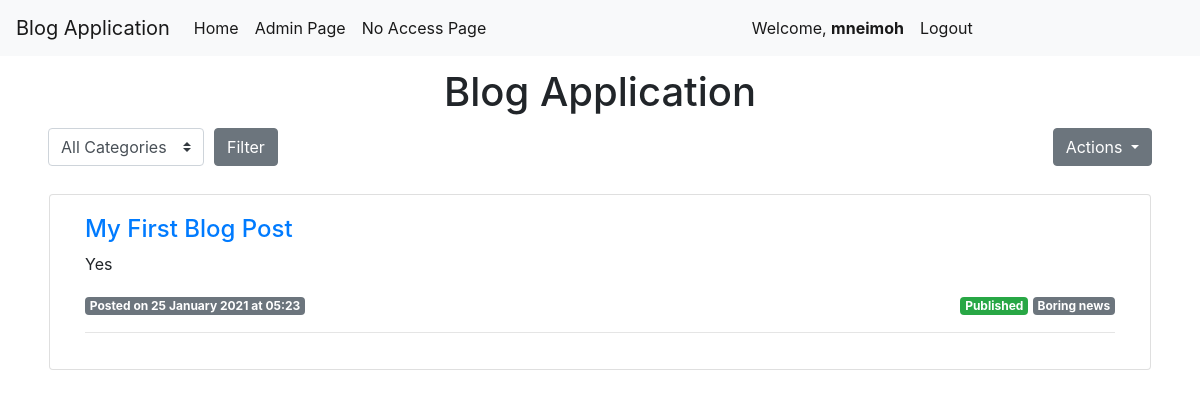
The app's page /myposts/ (signed in) with its own data.
### blogapp/models.py (models this page shows, shortened)
class Post(models.Model):
    title = models.CharField(max_length=255)
    author = models.ForeignKey(User, on_delete=models.CASCADE)
    body = models.TextField(blank=True)
    snippet = models.TextField()
    post_date = models.DateTimeField(auto_now_add=True)
    category = models.ForeignKey('Category', null=True, on_delete=models.SET_NULL)
    visible = models.BooleanField(default=False)
    likes = models.IntegerField(default=0)
    locked = models.BooleanField(default=False)

class Category(models.Model):
    name = models.CharField(max_length=128)
    def __str__(self):
        return self.name
    class Meta:
        verbose_name_plural = "categories"

### blogapp/views.py (the view)
# urls.py: path('myposts/', views.MyArticlesView, name='MyArticlesView'),
@login_required()
def MyArticlesView(request):
    posts = Post.objects.filter(author=request.user)
    categories = []
    for post in posts:
        if not post.category in categories:
            categories.append(post.category)
    category = ''
    if request.method == 'GET':
        if 'category' in request.GET:
            category = request.GET['category']
            if category != 'All':
                posts = posts.filter(category__name=category)
    ctx = {'posts' : posts.order_by('-post_date'), 'category' : category, 'categories' : categories,
        'view' : 'MyArticlesView'}
    return render(request, 'blogapp/mainview.html', ctx)

### blogapp/templates/blogapp/mainview.html (shortened to what this page needs)
{% extends "base.html" %}
{% block header %} Blog Application {% endblock %}
{% block content %}
    <div class="row">
        <div class="col">
            <div class="d-inline-block">
				<form method="GET">
					<div class="form-row align-items-center">
						<div class="col-auto my-1">
							<select class="custom-select mr-sm-2" name="category">
								<option value='All'>All Categories</option>
							</select>
						</div>
						<div class="col-auto my-1">
							<button type="submit" class="btn btn-secondary">Filter</button>
						</div>
					</div>
				</form>
			</div>
			<div class="float-right my-1">
				<div class="btn-group">
					<button type="button" class="btn btn-secondary dropdown-toggle" data-toggle="dropdown" aria-haspopup="true" aria-expanded="false">
						Actions
					</button>
				</div>
			</div>
		</div>
	</div>
		<div style="height: 0.5em; width: auto;"></div>
	<div class="row">
		<div style="margin: 1em; width: 100%;">
			<div class="card">
				<div class="card-body">
						<div class="col-md-12">
							{% for post in posts %}
								<h4><a href="{% url 'blog:PostDetailView' post.pk %}">{{ post.title }}</a></h4>
								<p class="text-justify">{{ post.snippet }}</p>
								<div>
									<span class="badge badge-secondary">
										Posted on {{ post.post_date|date:'d F Y'}} at {{ post.post_date|date:'H:i' }}
									</span>
									<div class="float-right">
										{% if view == 'MyArticlesView' %}
											{% if post.visible == True %}
												<span class="badge badge-success">Published</span>
											{% else %}
												<span class="badge badge-danger">Not Published</span>
											{% endif %}
										{% endif %}
										<span class="badge badge-secondary">{{ post.category }}</span>
									</div>
								</div>
								<hr>
							{% endfor %}
						</div>
				</div>
			</div>
		</div>
	</div>
{% endblock %}

### blogapp/templates/base.html (shortened to what this page needs)
<!doctype html>
<html lang="en">
  <head>
    <link rel="stylesheet" href="https://cdn.jsdelivr.net/npm/bootstrap@4.5.3/dist/css/bootstrap.min.css">
  </head>
    <nav class="navbar navbar-expand-lg navbar-light bg-light">
        <a class="navbar-brand" href="{% url 'blog:MainView' %}">Blog Application</a>
        <div class="collapse navbar-collapse" id="navbarNavAltMarkup">
          <div class="navbar-nav">
            <a class="nav-link active" href="{% url 'blog:MainView' %}">Home <span class="sr-only">(current)</span></a>
            <a class="nav-link active" href="{% url 'admin:index' %}">Admin Page <span class="sr-only">(current)</span></a>
            <a class="nav-link active" href="{% url 'blog:NoAccess' %}">No Access Page <span class="sr-only">(current)</span></a>
          </div>
          <ul class="nav navbar-nav navbar-right">
            {% if not request.user.is_authenticated %}
              <li><a class="nav-link active" href="{% url 'blog:LoginView' %}">Login <span class="sr-only">(current)</span></a></li>
            {% else %}
              <li><a class="nav-link active" href="#">Welcome, <b>{{ request.user }}</b><span class="sr-only">(current)</span></a></li>
              <li><a class="nav-link active" href="{% url 'blog:LogoutView' %}">Logout <span class="sr-only">(current)</span></a></li>
            {% endif %}
          </ul>
        </div>
    </nav>
    <div style="margin-left: 4%; margin-right: 4%; margin-top: 1%;">
      <h1 class="text-center">{% block header %} {% endblock %}</h1>
      {% block content %}
      {% endblock %}
    </div>
  </body>
</html>

### records on screen
Post: title "My First Blog Post", snippet "Yes", post_date "25 January 2021", post_date "05:23", visible "Published", category "Boring news"

### other values on screen
{{ request.user }} "mneimoh"
